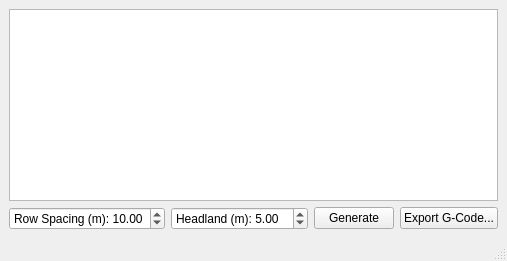
<?xml version="1.0" encoding="UTF-8"?>
<ui version="4.0">
 <class>MainWindow</class>
 <widget class="QMainWindow" name="MainWindow">
  <property name="windowTitle">
   <string>Tractobots Planner</string>
  </property>
  <widget class="QWidget" name="centralwidget">
   <layout class="QVBoxLayout" name="verticalLayout">
    <item>
     <widget class="QGraphicsView" name="graphicsView"/>
    </item>
    <item>
     <layout class="QHBoxLayout" name="controlsLayout">
      <item>
       <widget class="QDoubleSpinBox" name="rowSpacingSpin">
        <property name="prefix"><string>Row Spacing (m): </string></property>
        <property name="minimum"><double>0.1</double></property>
        <property name="value"><double>10.0</double></property>
       </widget>
      </item>
      <item>
       <widget class="QDoubleSpinBox" name="headlandSpin">
        <property name="prefix"><string>Headland (m): </string></property>
        <property name="minimum"><double>0.0</double></property>
        <property name="value"><double>5.0</double></property>
       </widget>
      </item>
      <item>
       <widget class="QPushButton" name="generateButton">
        <property name="text"><string>Generate</string></property>
       </widget>
      </item>
      <item>
       <widget class="QPushButton" name="exportButton">
        <property name="text"><string>Export G-Code...</string></property>
       </widget>
      </item>
     </layout>
    </item>
   </layout>
  </widget>
  <widget class="QMenuBar" name="menubar"/>
  <widget class="QStatusBar" name="statusbar"/>
 </widget>
 <resources/>
 <connections/>
</ui>
